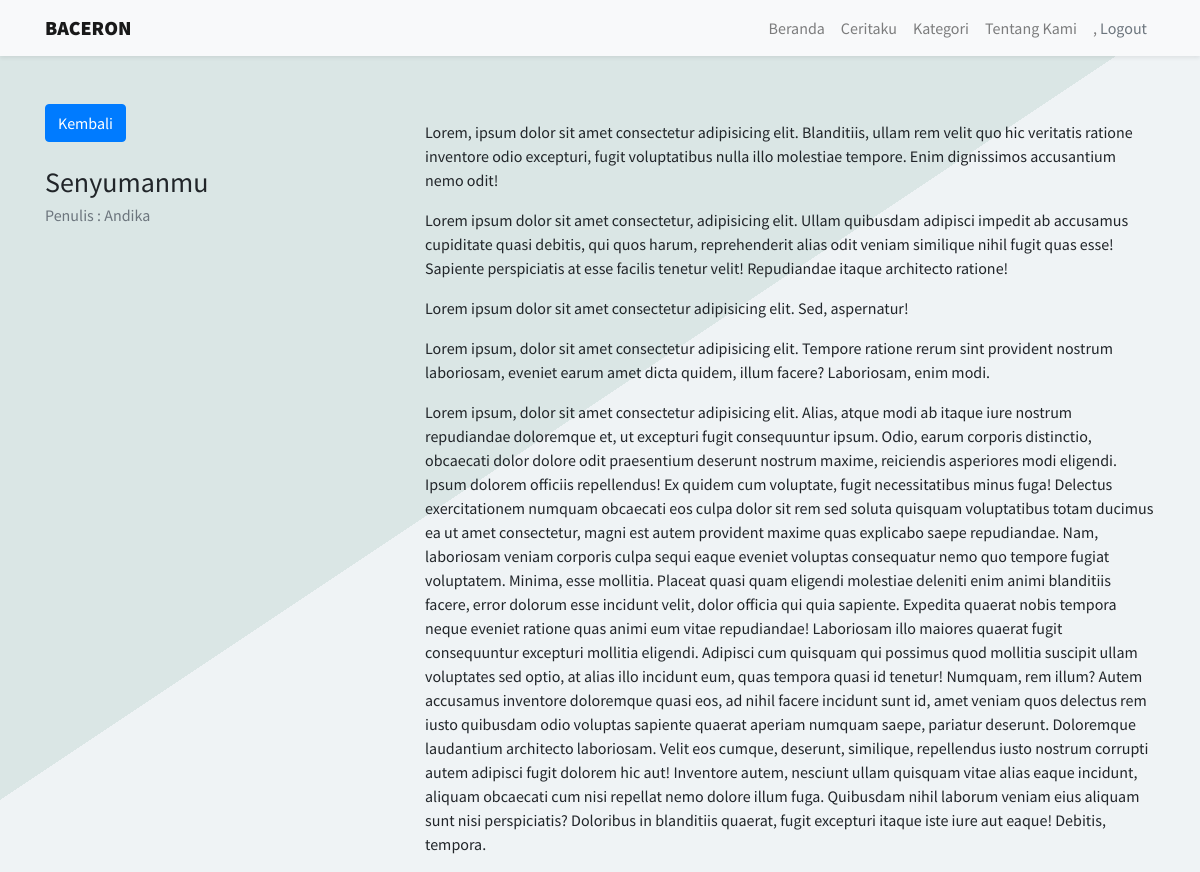
The app's page /kategori/bacacerita/2 with its own data.
### tables this page shows
CREATE TABLE `cerita` (
  `id` int(11) NOT NULL AUTO_INCREMENT,
  `judul` varchar(100) NOT NULL,
  `isi` text NOT NULL,
  `penulis` int(11) DEFAULT NULL,
  `id_kategori` int(11) NOT NULL,
  PRIMARY KEY (`id`),
  KEY `penulis` (`penulis`),
  KEY `id_kategori` (`id_kategori`),
  CONSTRAINT `cerita_ibfk_2` FOREIGN KEY (`penulis`) REFERENCES `user` (`id_user`),
  CONSTRAINT `cerita_ibfk_3` FOREIGN KEY (`id_kategori`) REFERENCES `kategori` (`id_kategori`)
);

CREATE TABLE `user` (
  `id_user` int(11) NOT NULL AUTO_INCREMENT,
  `username` varchar(15) NOT NULL,
  `email` varchar(15) NOT NULL,
  `password` varchar(255) NOT NULL,
  `id_role` int(11) DEFAULT NULL,
  PRIMARY KEY (`id_user`),
  KEY `id_role` (`id_role`),
  CONSTRAINT `user_ibfk_1` FOREIGN KEY (`id_role`) REFERENCES `role` (`id`)
);

### application/controllers/Kategori.php (called while the page is built, shortened)
<?php
class Kategori extends CI_Controller
{
    public function bacaCerita($id)
    {
        $data['judul'] = "Cerita";
        $data['user'] = $this->User_model->cekData('username', $this->session->userdata('username'));
        $data['cerita'] = $this->db->get_where('cerita', ['id' => $id])->row_array();
        $this->load->view('templates/header', $data);
        $this->load->view('templates/navbar', $data);
        $this->load->view('kategori/bacaCerita', $data);
        $this->load->view('templates/footer');
    }
}

### index.php (called while the page is built, shortened)
<?php
require_once BASEPATH.'core/CodeIgniter.php';

### application/views/kategori/bacaCerita.php (the view)
<div class="container mb-5">
  <div class="row mt-5">
    <div class="col-md-4">
      <div class=" position-fixed">
        <a href="<?= base_url('kategori/daftarCerita/' . $cerita['id_kategori']); ?>" class="btn btn-primary mb-2">Kembali</a><br>
        <h3 class="card-title mt-3"> <?= $cerita['judul']; ?></h3>
        <h6 class="card-subtitle text-muted mb-2">
          Penulis :
          <?php
          $data = $this->db->get_where('user', ['id_user' => $cerita['penulis']])->row_array();
          echo $data['username'];
          ?>
        </h6>
      </div>
    </div>
    <div class="col-md-8">
      <p class="card-text text-cerita">
        <?= $cerita['isi'] ?>
      </p>
    </div>
  </div>
</div>

### assets/css/style.css (style rules this page uses)
* { font-family: 'Source Sans Pro', sans-serif; }
body { background-color: #eff3f5; height: 100vh; background-image: linear-gradient(to top left, #eff3f5 50%, #dae6e5 50%); background-repeat: no-repeat; }
.text-cerita { line-height: 2rem; font-weight: 600; }

### records on screen
cerita: judul "Senyumanmu", isi "Lorem, ipsum dolor sit amet consectetur adipisicing elit. Blanditiis, ullam rem velit quo hic veritatis ratione inventore odio excepturi, fugit voluptatibus nulla illo molestiae tempore. Enim dignissimos accusantium nemo odit! Lorem ipsum dolor sit amet consectetur, adipisicing elit. Ullam quibusdam adipisci impedit ab accusamus cupiditate quasi debitis, qui quos harum, reprehenderit alias odit veniam similique nihil fugit quas esse! Sapiente perspiciatis at esse facilis tenetur velit! Repudiandae itaque architecto ratione! Lorem ipsum dolor sit amet consectetur adipisicing elit. Sed, aspernatur! Lorem ipsum, dolor sit amet consectetur adipisicing elit. Tempore ratione rerum sint provident…"
user: username "Andika"
